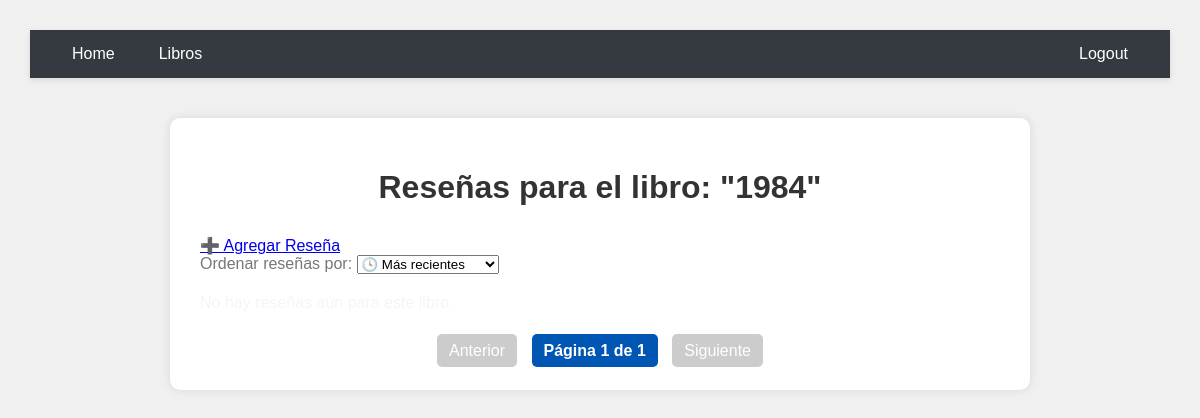
Page /libros/1/ (signed in) on the earlier database version.
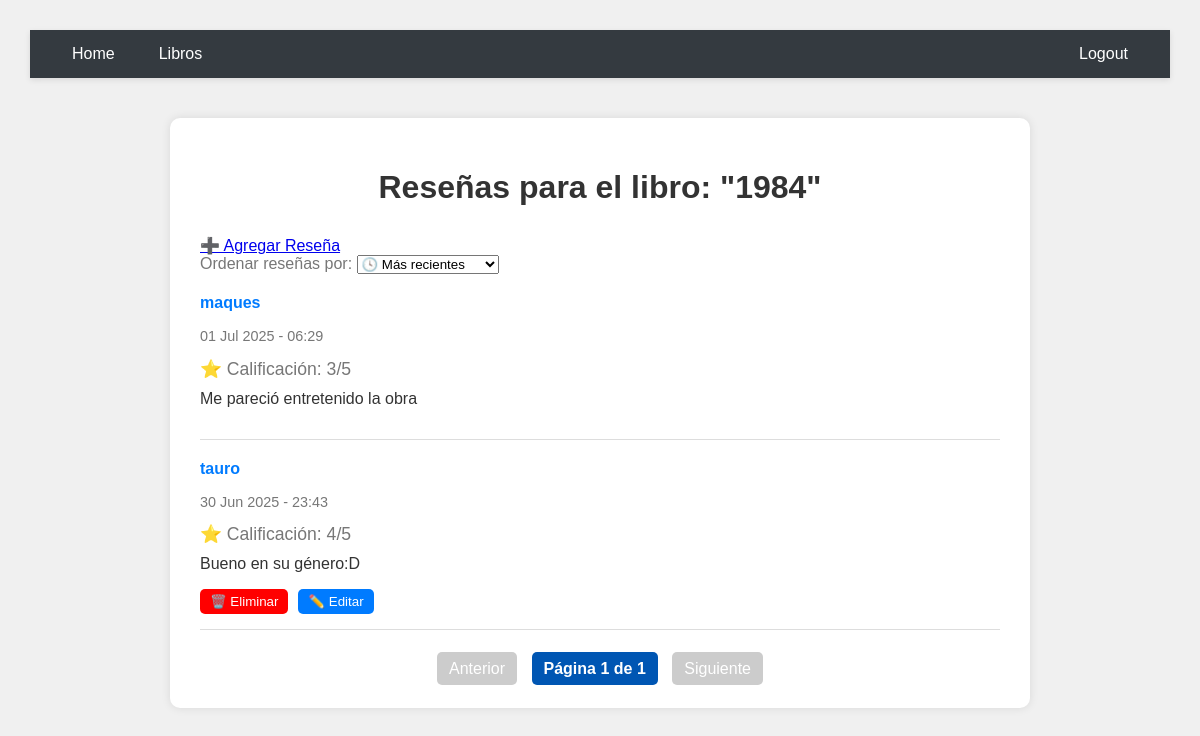
Same page on the later database version.
### myapp/models.py (models this page shows, shortened)
class ReseñaLibro(models.Model):
    estado_lectura = models.ForeignKey(AlmacenLibros, on_delete=models.CASCADE)
    texto_reseña = models.TextField()
    fecha_reseña = models.DateTimeField(auto_now_add=True)
    calificacion = models.PositiveSmallIntegerField(
        choices=[(i, str(i)) for i in range(1, 6)],
        help_text="Calificación del 1 al 5"
    )
    created = models.DateTimeField(auto_now_add=True)
    user = models.ForeignKey(User, on_delete=models.CASCADE, default=1)

### myapp/views.py (the view)
# urls.py: path('libros/<int:reseñalibro_estado_lectura_id>/', views.resena_detallada, name='resena_detallada'),
@login_required
def resena_detallada(request, reseñalibro_estado_lectura_id):
    libro = get_object_or_404(AlmacenLibros, pk=reseñalibro_estado_lectura_id)
    filtro = request.GET.get('filtro', 'recientes')
    reseñas = ReseñaLibro.objects.filter(estado_lectura=libro)
    if filtro == 'recientes':
        reseñas = reseñas.order_by('-fecha_reseña')
    elif filtro == 'antiguos':
        reseñas = reseñas.order_by('fecha_reseña')
    elif filtro == 'mejor_calificados':
        reseñas = reseñas.order_by('-calificacion', '-fecha_reseña')
    elif filtro == 'mios' and request.user.is_authenticated:
        reseñas = reseñas.filter(user=request.user)
    paginator = Paginator(reseñas, 5)
    page_number = request.GET.get('page')
    resenas_page = paginator.get_page(page_number)
    return render(request, 'resena_detallada.html', {
        'resena': resenas_page,
        'libro': libro,
        'filtro': filtro,
    })

### myapp/templates/resena_detallada.html (shortened to what this page needs)
{% extends 'layouts/base.html' %}
{% block content %}
<!DOCTYPE html>
<html lang="es">
<head>
</head>
<body>
    <div class="contenedor">
        <h1>Reseñas para el libro: "{{ libro.titulo }}"</h1>
        <a href="{% url 'crear_resena' libro.id %}" class="boton-resena">➕ Agregar Reseña</a>
        <form method="get" style="margin-bottom: 20px;">
            <label for="filtro" class="etiqueta-negra">Ordenar reseñas por:</label>
            <select name="filtro" id="filtro" onchange="this.form.submit()">
                <option value="recientes" {% if filtro == 'recientes' %}selected{% endif %}>🕓 Más recientes</option>
            </select>
        </form>
        {% for resena in resena %}
            <div class="resena">
                <p class="usuario">{{ resena.user.username }}</p>
                <p class="fecha">{{ resena.fecha_reseña|date:"d M Y - H:i" }}</p>
                <p class="calificacion">⭐ Calificación: {{ resena.calificacion }}/5</p>
                <p class="texto">{{ resena.texto_reseña }}</p>
                {% if resena.user == request.user %}
                    <div style="display: flex; gap: 10px; margin-top: 10px;">
                        <form action="{% url 'eliminar_reseña' resena.id %}" method="post">
                            <button type="submit" style="background: red; color: white; border: none; padding: 5px 10px; border-radius: 5px;">
                                🗑️ Eliminar
                            </button>
                        </form>
                        <a href="{% url 'editar_reseña' resena.id %}">
                            <button style="background: #007bff; color: white; border: none; padding: 5px 10px; border-radius: 5px;">
                                ✏️ Editar
                            </button>
                        </a>
                    </div>
                {% endif %}
            </div>
        {% empty %}
            <p>No hay reseñas aún para este libro.</p>
        {% endfor %}
        <div class="paginacion">
            {% if resena.has_previous %}
                <a href="?page={{ resena.previous_page_number }}">Anterior</a>
            {% else %}
                <span class="disabled">Anterior</span>
            {% endif %}
            <span class="current">Página {{ resena.number }} de {{ resena.paginator.num_pages }}</span>
            {% if resena.has_next %}
                <a href="?page={{ resena.next_page_number }}">Siguiente</a>
            {% else %}
                <span class="disabled">Siguiente</span>
            {% endif %}
        </div>
    </div>
</body>
</html>
{% endblock %}

Differences in the rows shown:
added ReseñaLibro: user.username "maques", fecha_reseña "01 Jul 2025 - 06:29", calificacion "3", texto_reseña "Me pareció entretenido la obra"
added ReseñaLibro: user.username "tauro", fecha_reseña "30 Jun 2025 - 23:43", calificacion "4", texto_reseña "Bueno en su género:D", shows "🗑️ Eliminar"
